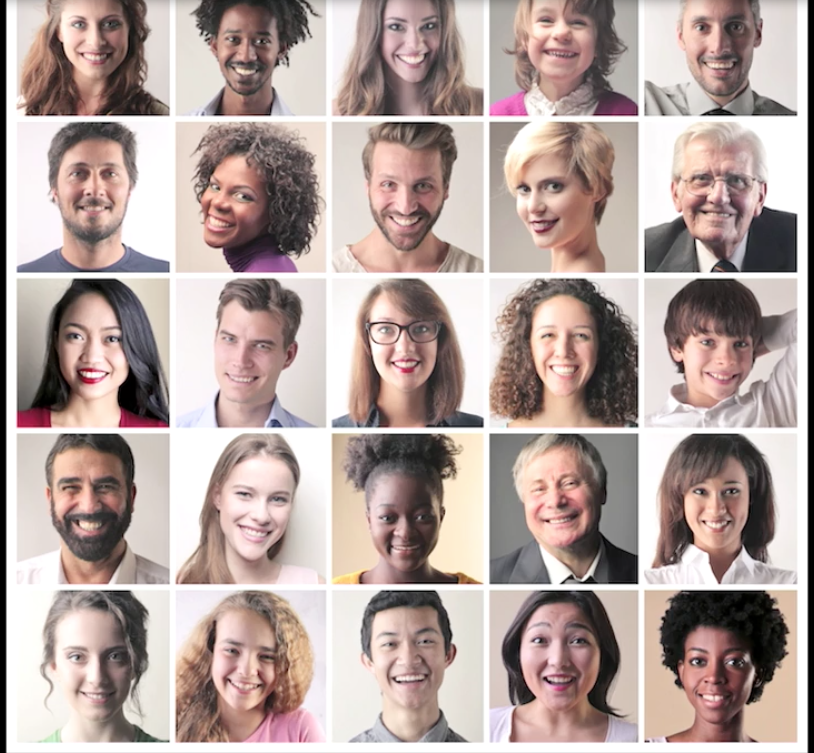
#> input picture LyndaOpenCv Exercises and Assignments/Chap3/face_grid.png, 814 x 753 px
$ python SkinDetection.py
#> lines starting #> are read from the running program, lines starting #| are printed output that depends on the picture; after the words box and inside, x2 and y2 are one past the last pixel; in counts of white or black regions, pixels touching at a corner belong together
import numpy as np
from cv2 import cv2

face = cv2.imread("face_grid.png",1)
#> face is the input picture: shape (753, 814, 3); mean B, G, R 159.1, 163.5, 180.5
cv2.imshow("original",face)
hsv = cv2.cvtColor(face,cv2.COLOR_BGR2HSV)
#> hsv: shape (753, 814, 3); mean H, S, V 34.7, 36.6, 180.9
h=hsv[:,:,0]
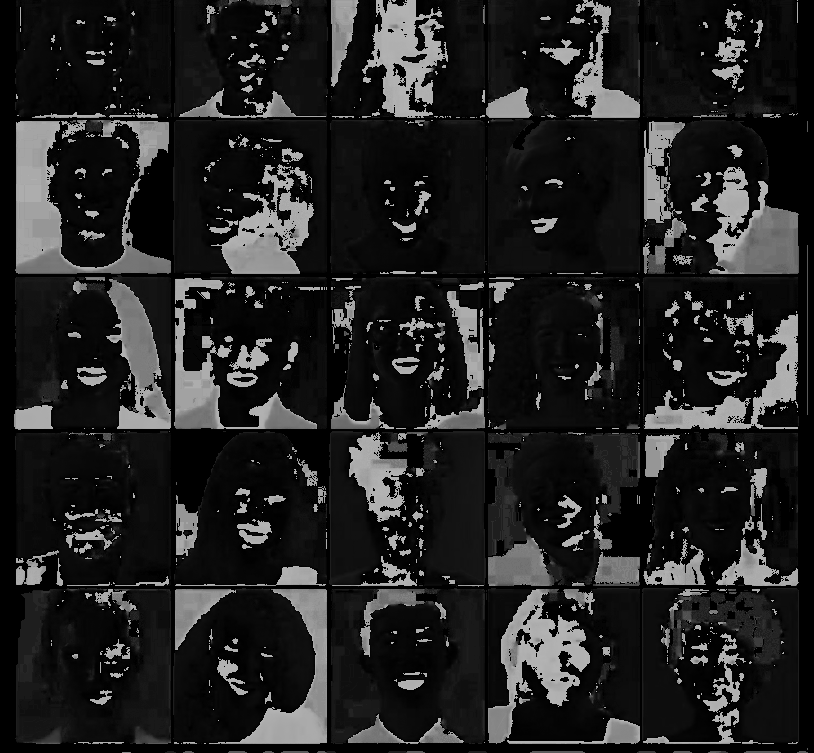
#> h: shape (753, 814); min 0, max 179, mean 34.7
s=hsv[:,:,1]
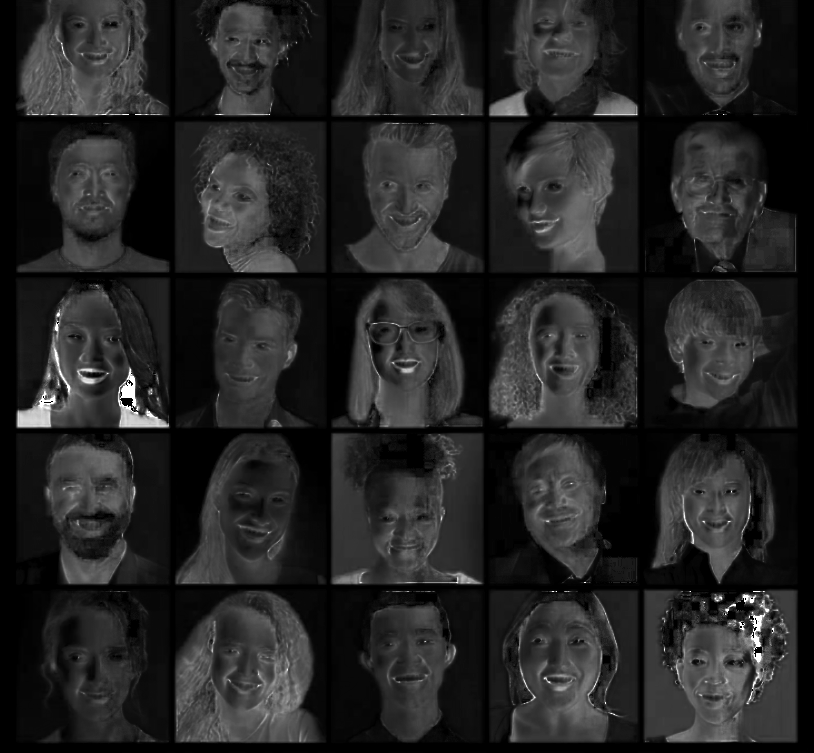
#> s: shape (753, 814); min 0, max 255, mean 36.6
v=hsv[:,:,2]
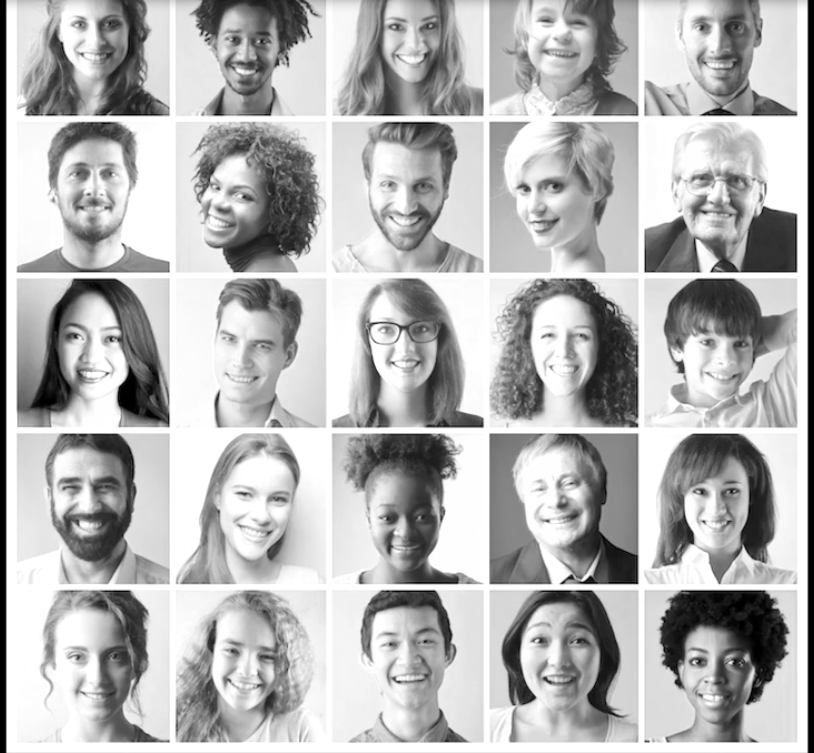
#> v: shape (753, 814); min 0, max 255, mean 180.9

hsv_split = np.concatenate((h,s,v),axis=1)
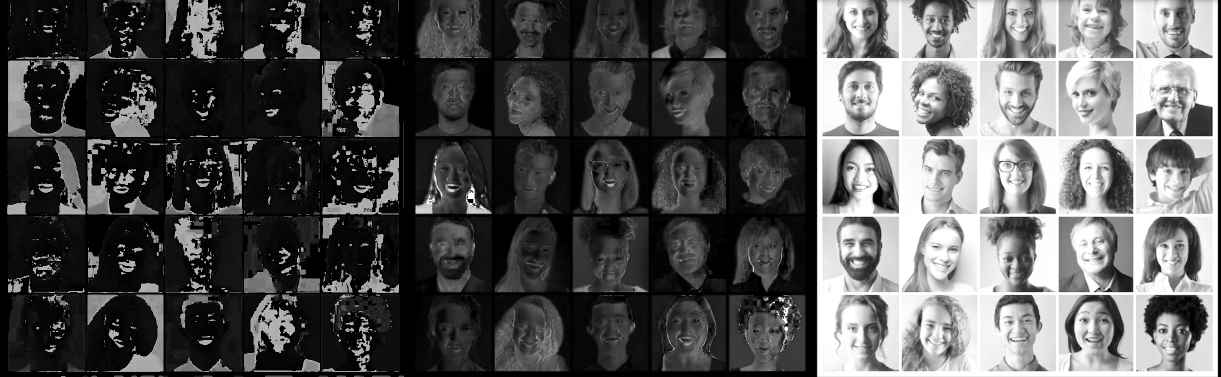
#> hsv_split: shape (753, 2442) (shown at 1/2 size); min 0, max 255, mean 84
#hsv_split=cv2.resize(hsv_split,(0,0),fx=0.5,fy=0.5)
cv2.imshow("HSV Split",hsv_split)

#Skin detection
ret,min_sat = cv2.threshold(s,40,255,cv2.THRESH_BINARY)
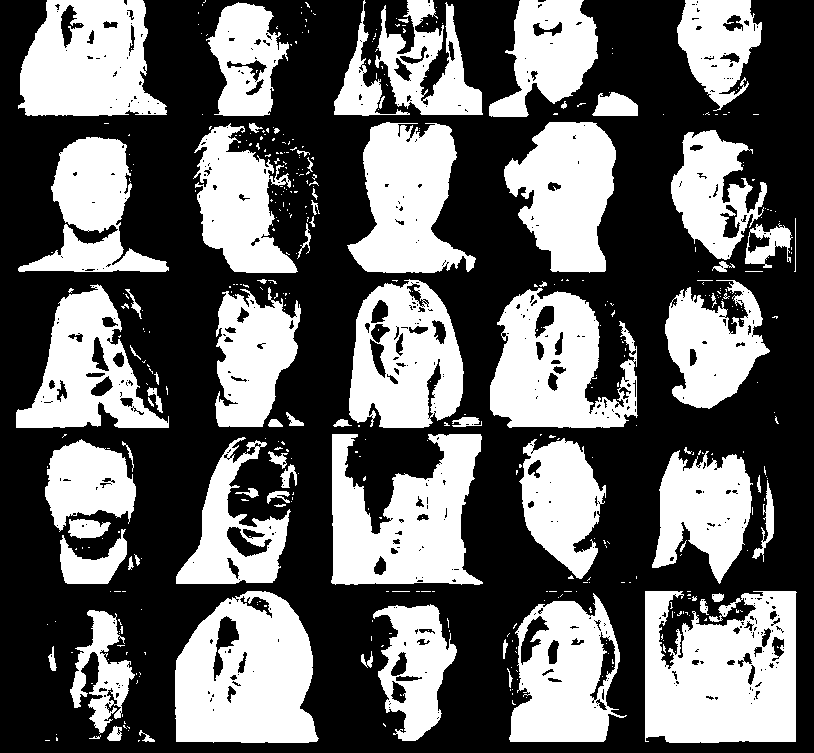
#> min_sat: shape (753, 814); 40.5% white; 462 white regions (385 under 20 px), largest, box (x1, y1, x2, y2) and area: (645, 591, 797, 743) 18888, (175, 591, 319, 743) 16626, (331, 434, 483, 585) 14985
cv2.imshow("Sat filter",min_sat)
ret,max_hue = cv2.threshold(h,15,255,cv2.THRESH_BINARY_INV)
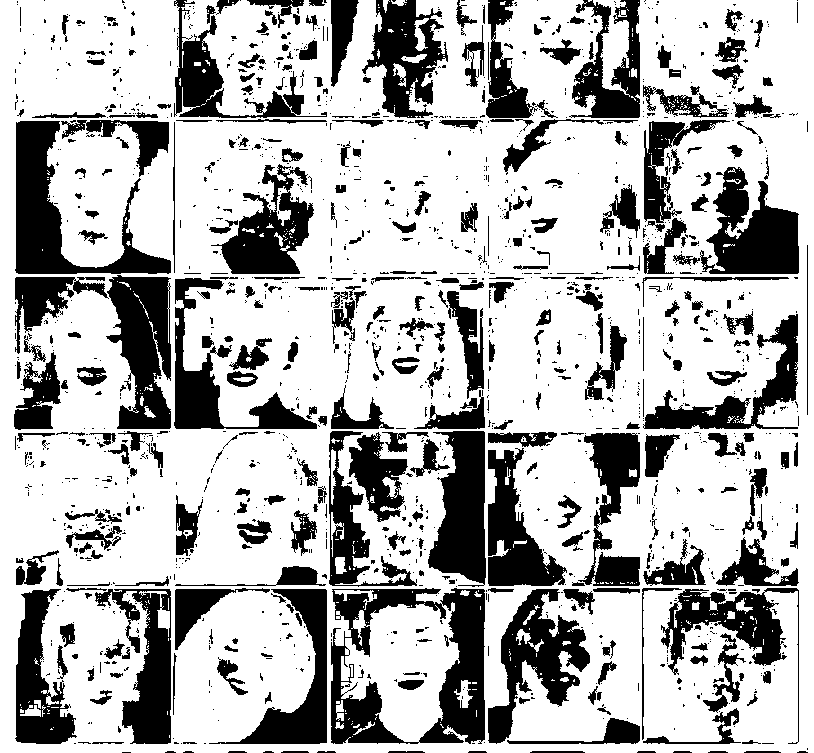
#> max_hue: shape (753, 814); 70.9% white; 1606 black regions (1222 under 20 px), largest, box (x1, y1, x2, y2) and area: (331, 588, 485, 744) 11058, (15, 121, 171, 274) 7983, (106, 275, 171, 429) 6741
cv2.imshow("Hue filter",max_hue)
final = cv2.bitwise_and(min_sat,max_hue)
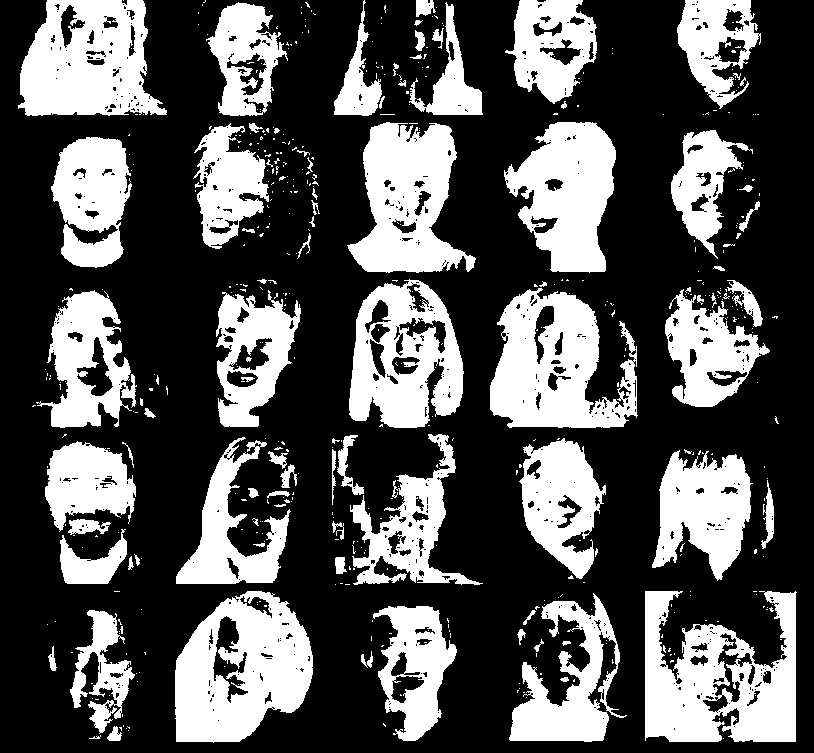
#> final: shape (753, 814); 33.1% white; 529 white regions (442 under 20 px), largest, box (x1, y1, x2, y2) and area: (645, 591, 797, 742) 14658, (175, 591, 313, 743) 14066, (490, 288, 638, 428) 12986
cv2.imshow("Final Skin detection",final)

cv2.waitKey(0)
cv2.destroyAllWindows()

$ run again, with LyndaOpenCv Exercises and Assignments/Chap3/fuzzy.png copied over LyndaOpenCv Exercises and Assignments/Chap3/face_grid.png
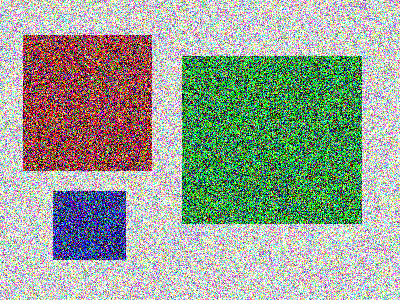
#> input picture LyndaOpenCv Exercises and Assignments/Chap3/fuzzy.png, 400 x 300 px
#> face is the input picture: shape (300, 400, 3); mean B, G, R 150, 164.4, 153.8
#> hsv: shape (300, 400, 3); mean H, S, V 77.1, 154.9, 217.4
#> `ret,min_sat = cv2.threshold(s,40,255,cv2.THRESH_BINARY)`:
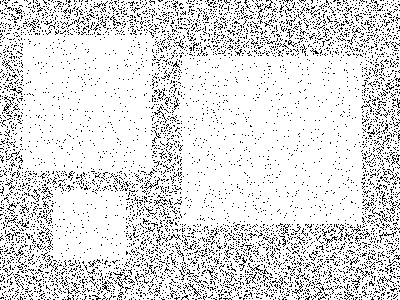
#> min_sat: shape (300, 400); 87% white; black in thin lines or dots
#> max_hue: shape (300, 400); 16% white in thin lines or dots
#> `final = cv2.bitwise_and(min_sat,max_hue)`:
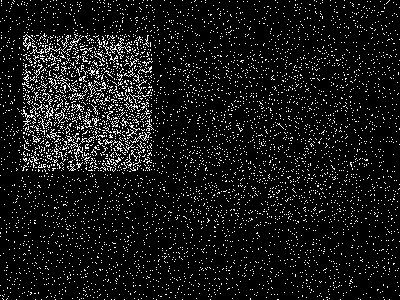
#> final: shape (300, 400); 8.5% white in thin lines or dots
